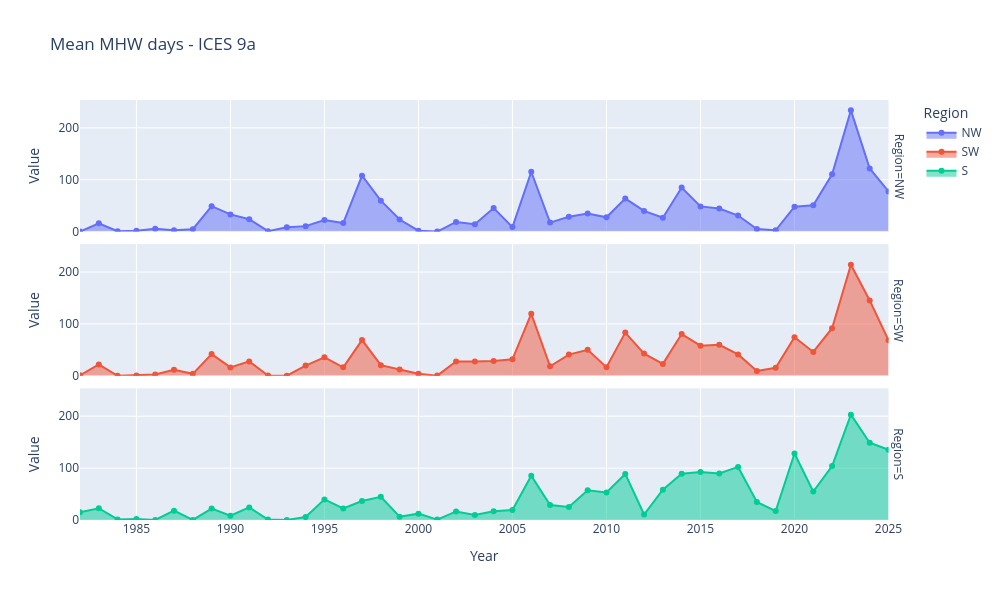

Write notebook code for a chart like this one.
### Code cell
fig = px.area(
    df[(df['Metric'] == 'total_duration') & (df['Agg'] == 'mean')],
    x='Year',
    y='Value',
    facet_row='Region',
    color= 'Region',
    markers=True,
    title='Mean MHW days - ICES 9a')

fig.update_layout(width=1000, height=600)

fig.show()

### Figure 1 — Plotly figure (JSON) as saved in the notebook; plotly's stock layout.template omitted (floating-point values rounded to 4 significant figures)
{"data": [{"fillpattern": {"shape": ""}, "hovertemplate": "Region=NW<br>Year=%{x}<br>Value=%{y}<extra></extra>", "legendgroup": "NW", "line": {"color": "#636efa"}, "marker": {"symbol": "circle"}, "mode": "lines+markers", "name": "NW", "orientation": "v", "showlegend": true, "stackgroup": "1", "type": "scatter", "x": [1982, 1983, 1984, 1985, 1986, 1987, 1988, 1989, 1990, 1991, 1992, 1993, 1994, 1995, 1996, 1997, 1998, 1999, 2000, 2001, 2002, 2003, 2004, 2005, 2006, 2007, 2008, 2009, 2010, 2011, 2012, 2013, 2014, 2015, 2016, 2017, 2018, 2019, 2020, 2021, 2022, 2023, 2024, 2025], "xaxis": "x3", "y": [0.0, 16.09, 0.6, 1.491, 5.309, 2.673, 4.673, 48.95, 33.11, 23.82, 0.8909, 8.182, 10.55, 22.35, 16.42, 107.8, 59.6, 23.33, 1.782, 0.0, 18.58, 14.07, 45.35, 8.636, 115.4, 17.38, 28.67, 34.95, 27.58, 63.65, 39.8, 26.65, 84.98, 48.55, 44.38, 30.96, 4.982, 2.436, 47.98, 50.8, 110.4, 233.7, 121.6, 77.31], "yaxis": "y3"}, {"fillpattern": {"shape": ""}, "hovertemplate": "Region=SW<br>Year=%{x}<br>Value=%{y}<extra></extra>", "legendgroup": "SW", "line": {"color": "#EF553B"}, "marker": {"symbol": "circle"}, "mode": "lines+markers", "name": "SW", "orientation": "v", "showlegend": true, "stackgroup": "1", "type": "scatter", "x": [1982, 1983, 1984, 1985, 1986, 1987, 1988, 1989, 1990, 1991, 1992, 1993, 1994, 1995, 1996, 1997, 1998, 1999, 2000, 2001, 2002, 2003, 2004, 2005, 2006, 2007, 2008, 2009, 2010, 2011, 2012, 2013, 2014, 2015, 2016, 2017, 2018, 2019, 2020, 2021, 2022, 2023, 2024, 2025], "xaxis": "x2", "y": [0.9615, 21.96, 0.0, 0.7308, 2.385, 11.79, 3.75, 41.85, 16.21, 27.73, 0.6923, 0.2308, 19.71, 35.77, 16.33, 68.87, 20.48, 12.12, 4.154, 0.3462, 27.77, 27.5, 28.73, 31.83, 119.6, 18.44, 40.87, 50.21, 16.48, 83.23, 42.81, 22.94, 80.38, 58.04, 59.62, 41.23, 9.423, 15.46, 74.17, 46.0, 91.73, 214.1, 145.2, 68.46], "yaxis": "y2"}, {"fillpattern": {"shape": ""}, "hovertemplate": "Region=S<br>Year=%{x}<br>Value=%{y}<extra></extra>", "legendgroup": "S", "line": {"color": "#00cc96"}, "marker": {"symbol": "circle"}, "mode": "lines+markers", "name": "S", "orientation": "v", "showlegend": true, "stackgroup": "1", "type": "scatter", "x": [1982, 1983, 1984, 1985, 1986, 1987, 1988, 1989, 1990, 1991, 1992, 1993, 1994, 1995, 1996, 1997, 1998, 1999, 2000, 2001, 2002, 2003, 2004, 2005, 2006, 2007, 2008, 2009, 2010, 2011, 2012, 2013, 2014, 2015, 2016, 2017, 2018, 2019, 2020, 2021, 2022, 2023, 2024, 2025], "xaxis": "x", "y": [14.79, 22.62, 1.104, 1.979, 0.1042, 18.06, 0.125, 21.94, 8.25, 24.25, 0.7917, 0.2083, 5.604, 39.73, 22.4, 36.46, 44.58, 6.312, 12.23, 0.7292, 16.5, 9.792, 16.73, 19.31, 85.17, 28.83, 25.25, 57.31, 52.96, 88.77, 10.52, 58.48, 89.0, 92.67, 89.79, 102.3, 34.77, 17.15, 128.1, 54.73, 104.1, 203.0, 148.8, 135.4], "yaxis": "y"}], "layout": {"annotations": [{"font": {}, "showarrow": false, "text": "Region=S", "textangle": 90, "x": 0.98, "xanchor": "left", "xref": "paper", "y": 0.1567, "yanchor": "middle", "yref": "paper"}, {"font": {}, "showarrow": false, "text": "Region=SW", "textangle": 90, "x": 0.98, "xanchor": "left", "xref": "paper", "y": 0.5, "yanchor": "middle", "yref": "paper"}, {"font": {}, "showarrow": false, "text": "Region=NW", "textangle": 90, "x": 0.98, "xanchor": "left", "xref": "paper", "y": 0.8433, "yanchor": "middle", "yref": "paper"}], "height": 600, "legend": {"title": {"text": "Region"}, "tracegroupgap": 0}, "title": {"text": "Mean MHW days - ICES 9a"}, "width": 1000, "xaxis": {"anchor": "y", "domain": [0, 0.98], "title": {"text": "Year"}}, "xaxis2": {"anchor": "y2", "domain": [0, 0.98], "matches": "x", "showticklabels": false}, "xaxis3": {"anchor": "y3", "domain": [0, 0.98], "matches": "x", "showticklabels": false}, "yaxis": {"anchor": "x", "domain": [0, 0.3133], "title": {"text": "Value"}}, "yaxis2": {"anchor": "x2", "domain": [0.3433, 0.6567], "matches": "y", "title": {"text": "Value"}}, "yaxis3": {"anchor": "x3", "domain": [0.6867, 1.0], "matches": "y", "title": {"text": "Value"}}}}
